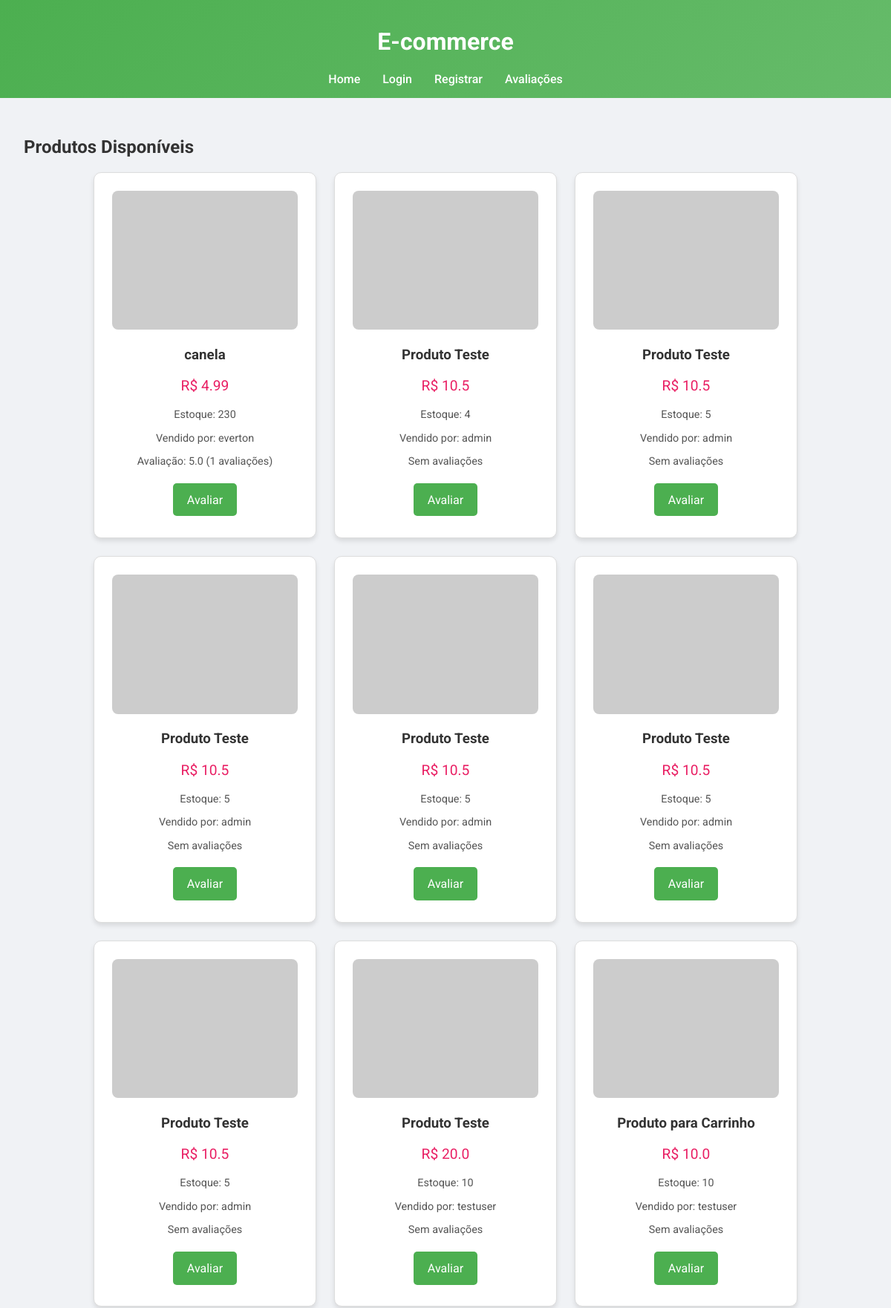
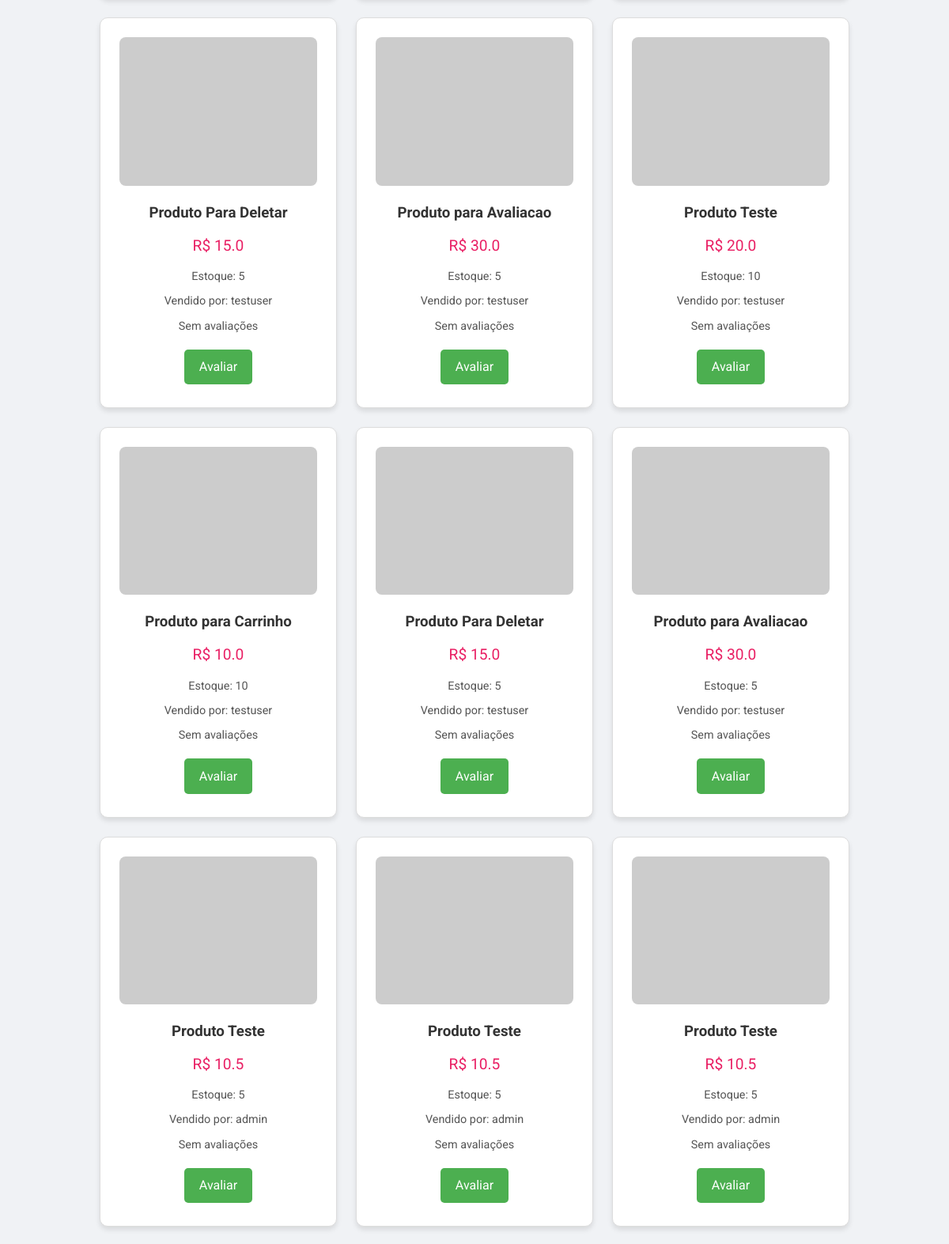
The page / (upper part) on the database its author committed (2 pictures, top to bottom).
### tables this page shows
CREATE TABLE produtos (
                                    id INTEGER PRIMARY KEY AUTOINCREMENT,
                                    nome TEXT NOT NULL,
                                    preco REAL NOT NULL,
                                    quantidade INTEGER NOT NULL DEFAULT 0,
                                    username TEXT NOT NULL);

### controllers.py (the view)
@bp.route('/')
def index():
    produtos = Produto.listar_todos()
    product_data = []
    for p in produtos:
        product_id, nome, preco, quantidade, seller = p
        avg = Avaliacao.media_rating(product_id)
        count = Avaliacao.contar(product_id)
        product_data.append({
            "id": product_id,
            "nome": nome,
            "preco": preco,
            "quantidade": quantidade,
            "username": seller,
            "avg_rating": avg,
            "count_rating": count
        })
    username = session.get('username')
    return render_template('index.html', produtos=product_data, username=username)

### models.py (called while the page is built)
    @staticmethod
    def get_connection():
        return sqlite3.connect(db_path)

    @staticmethod
    def listar_todos():
        with DatabaseManager.get_connection() as conn:
            cursor = conn.cursor()
            cursor.execute("SELECT * FROM produtos WHERE quantidade > 0")
            return cursor.fetchall()

    @staticmethod
    def media_rating(product_id):
        with DatabaseManager.get_connection() as conn:
            cursor = conn.cursor()
            cursor.execute("SELECT AVG(rating) FROM avaliacoes WHERE product_id = ?", (product_id,))
            avg = cursor.fetchone()[0]
            if avg is None:
                return None
            return round(avg, 1)

    @staticmethod
    def contar(product_id):
        with DatabaseManager.get_connection() as conn:
            cursor = conn.cursor()
            cursor.execute("SELECT COUNT(*) FROM avaliacoes WHERE product_id = ?", (product_id,))
            return cursor.fetchone()[0]

### templates/index.html (shortened to what this page needs)
<!DOCTYPE html>
<html lang="pt-BR">
  <head>
    <link rel="stylesheet" href="/static/style.css" />
  </head>
  <body>
    <header>
      <h1>E-commerce</h1>
      <nav>
        <a href="/">Home</a>
        {% if username %}
        <a href="/admin">Painel Administrativo</a>
        <a href="/carrinho">Carrinho</a>
        <a href="/historico">Histórico</a>
        <a href="/avaliacoes">Avaliações</a>
        <a href="/logout">Logout</a>
        {% else %}
        <a href="/login">Login</a>
        <a href="/register">Registrar</a>
        <a href="/avaliacoes">Avaliações</a>
        {% endif %}
      </nav>
    </header>
    <main>
      <h2>Produtos Disponíveis</h2>
      <div class="product-list">
        {% for produto in produtos %}
        <div class="product-card">
          <div class="product-image">
            <img
              src="https://via.placeholder.com/200x150"
              alt="{{ produto.nome }}"
            />
          </div>
          <div class="product-info">
            <h3>{{ produto.nome }}</h3>
            <p class="price">R$ {{ produto.preco }}</p>
            <p class="stock">Estoque: {{ produto.quantidade }}</p>
            <p class="seller">Vendido por: {{ produto.username }}</p>
            {% if produto.avg_rating %}
            <p class="rating">
              Avaliação: {{ produto.avg_rating }} ({{ produto.count_rating }}
              avaliações)
            </p>
            {% else %}
            <p class="rating">Sem avaliações</p>
            {% endif %}
          </div>
          <div class="product-actions">
            <a href="/avaliar/{{ produto.id }}" class="btn">Avaliar</a>
          </div>
        </div>
        {% endfor %}
      </div>
    </main>
  </body>
</html>

### static/style.css (style rules this page uses)
html, body { margin: 0; padding: 0; height: 100%; }
body { display: flex; flex-direction: column; min-height: 100vh; font-family: "Roboto", sans-serif; background: #f0f2f5; color: #333; }
header { background: linear-gradient(135deg, #4caf50, #66bb6a); color: #fff; padding: 1rem; text-align: center; }
header nav { display: flex; justify-content: center; flex-wrap: wrap; }
header nav a { color: #fff; text-decoration: none; margin: 0 15px; font-weight: 500; transition: color 0.3s, transform 0.3s; }
main { flex: 1; padding: 2rem; max-width: 1200px; margin: 0 auto; }
.product-list, .avaliacoes-list { display: flex; flex-wrap: wrap; gap: 1.5rem; justify-content: center; }
.product-card, .avaliacao-card { background: #fff; border: 1px solid #ddd; padding: 1.5rem; border-radius: 10px; width: 250px; box-shadow: 0 4px 6px rgba(0, 0, 0, 0.1); transition: transform 0.3s, box-shadow 0.3s; }
.product-image img { width: 100%; border-radius: 8px; }
.product-info { margin-top: 1rem; text-align: center; }
.product-info h3 { margin-bottom: 0.5rem; }
.product-info .price { font-size: 1.2rem; color: #e91e63; }
.product-info .stock, .product-info .seller, .product-info .rating { font-size: 0.9rem; color: #555; }
.product-actions { margin-top: 1rem; text-align: center; }
.btn { display: inline-block; padding: 0.8rem 1.2rem; background-color: #4caf50; color: #fff; text-decoration: none; border-radius: 5px; transition: background-color 0.3s, transform 0.3s; margin: 0.3rem; }

### rows shown on the page
produtos: nome "canela", preco "4.99", quantidade "230", username "everton", avg_rating "5.0", count_rating "1"
produtos: nome "Produto Teste", preco "10.5", quantidade "4", username "admin", shows "Sem avaliações"
produtos: nome "Produto Teste", preco "10.5", quantidade "5", username "admin", shows "Sem avaliações"
produtos: nome "Produto Teste", preco "10.5", quantidade "5", username "admin", shows "Sem avaliações"
produtos: nome "Produto Teste", preco "10.5", quantidade "5", username "admin", shows "Sem avaliações"
produtos: nome "Produto Teste", preco "10.5", quantidade "5", username "admin", shows "Sem avaliações"
produtos: nome "Produto Teste", preco "10.5", quantidade "5", username "admin", shows "Sem avaliações"
produtos: nome "Produto Teste", preco "20.0", quantidade "10", username "testuser", shows "Sem avaliações"
produtos: nome "Produto para Carrinho", preco "10.0", quantidade "10", username "testuser", shows "Sem avaliações"
produtos: nome "Produto Para Deletar", preco "15.0", quantidade "5", username "testuser", shows "Sem avaliações"
produtos: nome "Produto para Avaliacao", preco "30.0", quantidade "5", username "testuser", shows "Sem avaliações"
produtos: nome "Produto Teste", preco "20.0", quantidade "10", username "testuser", shows "Sem avaliações"
produtos: nome "Produto para Carrinho", preco "10.0", quantidade "10", username "testuser", shows "Sem avaliações"
produtos: nome "Produto Para Deletar", preco "15.0", quantidade "5", username "testuser", shows "Sem avaliações"
produtos: nome "Produto para Avaliacao", preco "30.0", quantidade "5", username "testuser", shows "Sem avaliações"
produtos: nome "Produto Teste", preco "10.5", quantidade "5", username "admin", shows "Sem avaliações"
produtos: nome "Produto Teste", preco "10.5", quantidade "5", username "admin", shows "Sem avaliações"
produtos: nome "Produto Teste", preco "10.5", quantidade "5", username "admin", shows "Sem avaliações"
